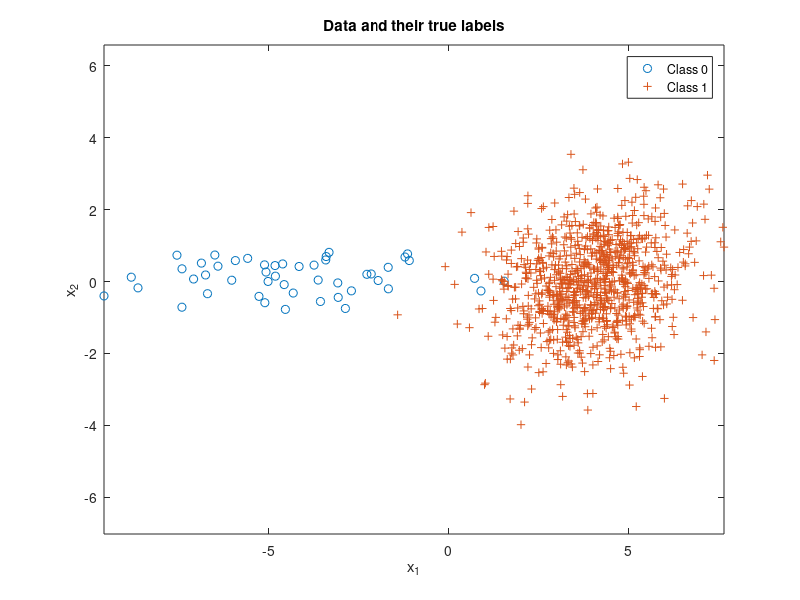

The MATLAB source for this figure: (Note: this script raises an error after producing the figure.)
% Expected risk minimization with 2 classes
clear all, close all,

n = 2; % number of feature dimensions
N = 1000; % number of iid samples
mu(:,1) = [-4;0]; mu(:,2) = [4;0];
Sigma(:,:,1) = [95 -2;-2 3]/13; Sigma(:,:,2) = [5 1;1 4]/3;
p = [0.05,0.95]; % class priors for labels 0 and 1 respectively
label = rand(1,N) >= p(1);
Nc = [length(find(label==0)),length(find(label==1))]; % number of samples from each class
x = zeros(n,N); % save up space
% Draw samples from each class pdf
for l = 0:1
    %x(:,label==l) = randGaussian(Nc(l+1),mu(:,l+1),Sigma(:,:,l+1));
    x(:,label==l) = mvnrnd(mu(:,l+1),Sigma(:,:,l+1),Nc(l+1))';
end
figure(2), clf,
plot(x(1,label==0),x(2,label==0),'o'), hold on,
plot(x(1,label==1),x(2,label==1),'+'), axis equal,
legend('Class 0','Class 1'), 
title('Data and their true labels'),
xlabel('x_1'), ylabel('x_2'), 

lambda = [0 1;1 0]; % loss values
gamma = (lambda(2,1)-lambda(1,1))/(lambda(1,2)-lambda(2,2)) * p(1)/p(2); %threshold
discriminantScore = log(evalGaussian(x,mu(:,2),Sigma(:,:,2)))-log(evalGaussian(x,mu(:,1),Sigma(:,:,1)));% - log(gamma);
decision = (discriminantScore >= log(gamma));

ind00 = find(decision==0 & label==0); p00 = length(ind00)/Nc(1); % probability of true negative
ind10 = find(decision==1 & label==0); p10 = length(ind10)/Nc(1); % probability of false positive
ind01 = find(decision==0 & label==1); p01 = length(ind01)/Nc(2); % probability of false negative
ind11 = find(decision==1 & label==1); p11 = length(ind11)/Nc(2); % probability of true positive
%p(error) = [p10,p01]*Nc'/N; % probability of error, empirically estimated

figure(1), % class 0 circle, class 1 +, correct green, incorrect red
plot(x(1,ind00),x(2,ind00),'og'); hold on,
plot(x(1,ind10),x(2,ind10),'or'); hold on,
plot(x(1,ind01),x(2,ind01),'+r'); hold on,
plot(x(1,ind11),x(2,ind11),'+g'); hold on,
axis equal,

% Draw the decision boundary
horizontalGrid = linspace(floor(min(x(1,:))),ceil(max(x(1,:))),101);
verticalGrid = linspace(floor(min(x(2,:))),ceil(max(x(2,:))),91);
[h,v] = meshgrid(horizontalGrid,verticalGrid);
discriminantScoreGridValues = log(evalGaussian([h(:)';v(:)'],mu(:,2),Sigma(:,:,2)))-log(evalGaussian([h(:)';v(:)'],mu(:,1),Sigma(:,:,1))) - log(gamma);
minDSGV = min(discriminantScoreGridValues);
maxDSGV = max(discriminantScoreGridValues);
discriminantScoreGrid = reshape(discriminantScoreGridValues,91,101);
figure(1), contour(horizontalGrid,verticalGrid,discriminantScoreGrid,[minDSGV*[0.9,0.6,0.3],0,[0.3,0.6,0.9]*maxDSGV]); % plot equilevel contours of the discriminant function 
% including the contour at level 0 which is the decision boundary
legend('Correct decisions for data from Class 0','Wrong decisions for data from Class 0','Wrong decisions for data from Class 1','Correct decisions for data from Class 1','Equilevel contours of the discriminant function' ), 
title('Data and their classifier decisions versus true labels'),
xlabel('x_1'), ylabel('x_2'), 


% Appending LDA to the ERM code for TakeHomeQ3...
Sb = (mu(:,1)-mu(:,2))*(mu(:,1)-mu(:,2))';
Sw = Sigma(:,:,1) + Sigma(:,:,2);
[V,D] = eig(inv(Sw)*Sb); % LDA solution satisfies alpha Sw w = Sb w; ie w is a generalized eigenvector of (Sw,Sb)
% equivalently alpha w  = inv(Sw) Sb w
[~,ind] = sort(diag(D),'descend');
wLDA = V(:,ind(1)); % Fisher LDA projection vector
yLDA = wLDA'*x; % All data projected on to the line spanned by wLDA
wLDA = sign(mean(yLDA(find(label==1)))-mean(yLDA(find(label==0))))*wLDA; % ensures class1 falls on the + side of the axis
yLDA = sign(mean(yLDA(find(label==1)))-mean(yLDA(find(label==0))))*yLDA; % flip yLDA accordingly
figure(3), clf,
plot(yLDA(find(label==0)),zeros(1,Nc(1)),'o'), hold on,
plot(yLDA(find(label==1)),zeros(1,Nc(2)),'+'), axis equal,
legend('Class 0','Class 1'), 
title('LDA projection of data and their true labels'),
xlabel('x_1'), ylabel('x_2'), 
tau = 0;
decisionLDA = (yLDA >= 0);

function g = evalGaussian(x,mu,Sigma)
% Evaluates the Gaussian pdf N(mu,Sigma) at each coumn of X
[n,N] = size(x);
C = ((2*pi)^n * det(Sigma))^(-1/2);
E = -0.5*sum((x-repmat(mu,1,N)).*(inv(Sigma)*(x-repmat(mu,1,N))),1);
g = C*exp(E);
end